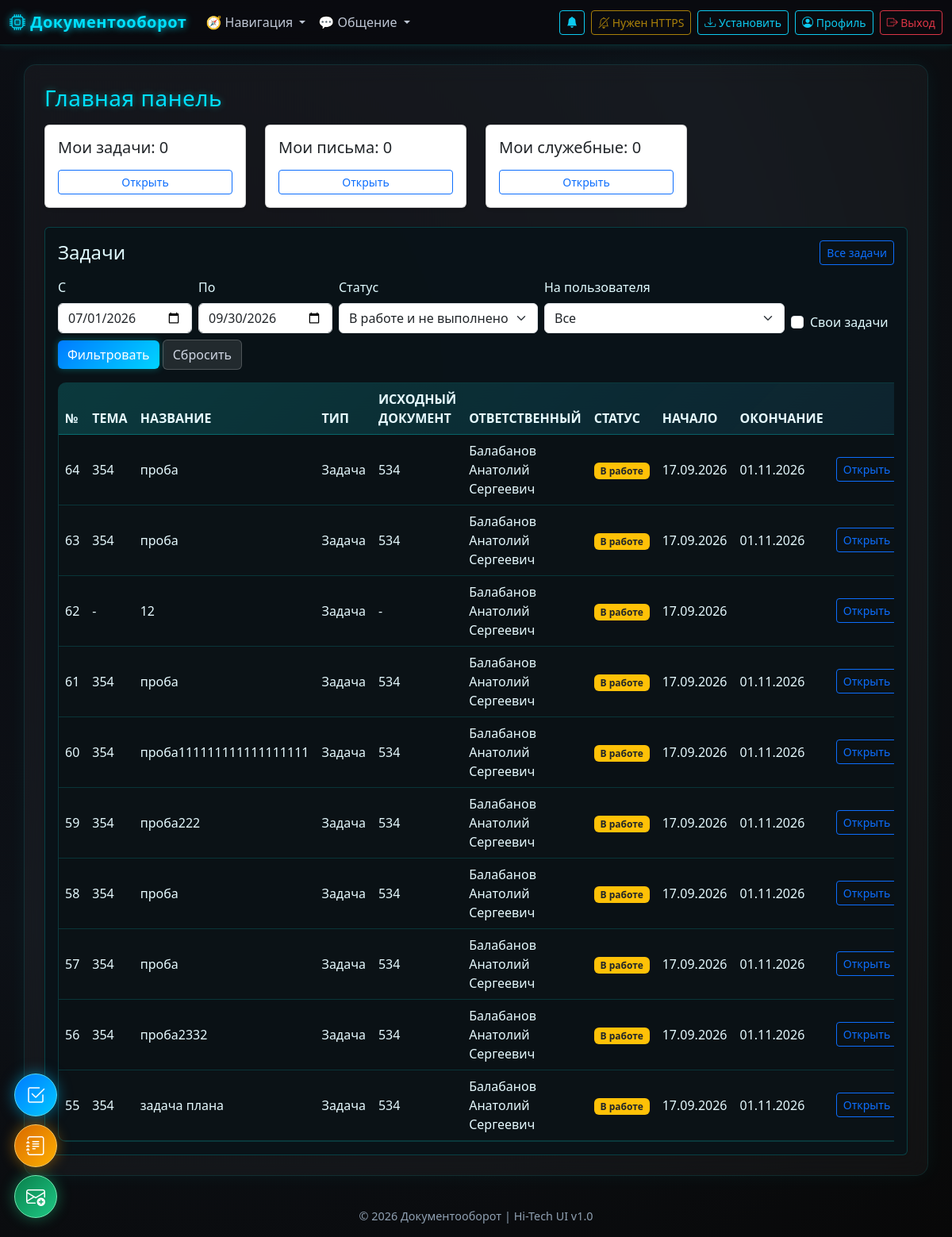
The app's page /dashboard (signed in) with its own data.
### models.py (models this page shows, shortened)
class Activity(db.Model):
    __tablename__ = "activities"
    id = db.Column(db.Integer, primary_key=True)
    type_id = db.Column(db.Integer, db.ForeignKey("activity_types.id"), nullable=True)
    type = db.relationship("ActivityType")
    owner_id = db.Column(db.Integer, db.ForeignKey("users.id"), nullable=False)
    owner = db.relationship("User", foreign_keys=[owner_id], backref="activities")
    created_by_id = db.Column(db.Integer, db.ForeignKey("users.id"))
    created_by = db.relationship("User", foreign_keys=[created_by_id])
    title = db.Column(db.String(255), nullable=False)
    description = db.Column(db.Text)
    start_date = db.Column(db.DateTime, default=dt.datetime.utcnow)
    end_date = db.Column(db.DateTime)
    status = db.Column(db.String(32), default="open")
    priority = db.Column(db.Integer, nullable=False, default=3)
    plan_id = db.Column(db.Integer, db.ForeignKey("plans.id"))
    approved_by_id = db.Column(db.Integer, db.ForeignKey("users.id"))
    approved_by = db.relationship("User", foreign_keys=[approved_by_id])
    approved_at = db.Column(db.DateTime)
    approve_comment = db.Column(db.Text)
    direction = db.Column(db.String(255))  # Направление (можно выбрать из datalist)
    outgoing_document = db.Column(db.String(255))
    assigned_department_id = db.Column(db.Integer, db.ForeignKey("departments.id"))
    assigned_department = db.relationship("Department", foreign_keys=[assigned_department_id])
    decision = db.Column(db.Text)  # Решение по активности
    status_comment = db.Column(db.Text)
    postponed_to = db.Column(db.DateTime)
    archived_at = db.Column(db.DateTime)
    archived_by_id = db.Column(db.Integer, db.ForeignKey("users.id"))
    extra_values = db.Column(db.JSON)  # JSON с добавочными значениями
    source_letter_id = db.Column(db.Integer, db.ForeignKey("letters.id"))
    source_letter = db.relationship("Letter", foreign_keys=[source_letter_id])
    completion_memo_id = db.Column(db.Integer, db.ForeignKey("letters.id"))
    completion_memo = db.relationship("Letter", foreign_keys=[completion_memo_id])
    letters = db.relationship(
        "Letter",
        secondary=LetterActivityLink,
        back_populates="activities"
    )
    logs = db.relationship(
        "ActivityLog",
        backref="activity",
        cascade="all, delete-orphan",
        lazy="joined"
    )

class ActivityType(db.Model):
    __tablename__ = "activity_types"
    id = db.Column(db.Integer, primary_key=True)
    name = db.Column(db.String(200), unique=True, nullable=False)

class User(UserMixin, db.Model):
    __tablename__ = "users"
    id = db.Column(db.Integer, primary_key=True)
    full_name = db.Column(db.String(255), nullable=False)
    username = db.Column(db.String(120), unique=True, nullable=False)
    password_enc = db.Column(db.Text, nullable=False)
    role = db.Column(db.String(20), nullable=False, default="worker")
    department_id = db.Column(db.Integer, db.ForeignKey("departments.id"))
    is_approved = db.Column(db.Boolean, default=False, nullable=False)
    created_at = db.Column(db.DateTime, default=dt.datetime.utcnow)
    department = db.relationship("Department", backref="users")

### app.py (the view)
@app.get("/dashboard")
@login_required
def dashboard():
    from datetime import date, datetime, timedelta
    normalize_activity_statuses()
    my_acts = Activity.query.filter_by(owner_id=current_user.id).count()
    memo_source_id = ensure_memo_source()
    my_letters = (
        Letter.query
        .filter(
            Letter.author_id == current_user.id,
            Letter.archived_at.is_(None),
            or_(Letter.source_id.is_(None), Letter.source_id != memo_source_id),
        )
        .count()
    )
    my_memos = (
        Letter.query
        .filter(
            Letter.author_id == current_user.id,
            Letter.archived_at.is_(None),
            Letter.source_id == memo_source_id,
        )
        .count()
    )
    pending_approval = 0
    if current_user.role in ("manager", "admin", "superadmin", "deputy"):
        pending_approval = Activity.query.filter_by(status="done").count()
    today = date.today()
    quarter_start_month = ((today.month - 1) // 3) * 3 + 1
    first_day = date(today.year, quarter_start_month, 1)
    if quarter_start_month == 10:
        next_quarter = date(today.year + 1, 1, 1)
    else:
        next_quarter = date(today.year, quarter_start_month + 3, 1)
    last_day = next_quarter - timedelta(days=1)
    start_str = request.args.get("date_from", first_day.strftime("%Y-%m-%d"))
    end_str = request.args.get("date_to", last_day.strftime("%Y-%m-%d"))
    my_only = request.args.get("my_only") == "1"
    owner_id = request.args.get("owner_id", "").strip()
    selected_status = request.args.get("status", "active_and_not_done").strip() or "active_and_not_done"
    try:
        date_from = datetime.strptime(start_str, "%Y-%m-%d")
        date_to = datetime.combine(datetime.strptime(end_str, "%Y-%m-%d").date(), datetime.max.time())
    except ValueError:
        date_from = datetime.combine(first_day, datetime.min.time())
        date_to = datetime.combine(last_day, datetime.max.time())
    tasks_query = Activity.query.options(
        joinedload(Activity.type),
        joinedload(Activity.owner),
    ).filter(
        Activity.start_date >= date_from,
        Activity.start_date <= date_to,
    ).order_by(
        Activity.start_date.desc(),
        Activity.id.desc(),
    )
    if selected_status not in {value for value, _label in ACTIVITY_STATUS_FILTERS}:
        selected_status = "active_and_not_done"
    tasks_query = apply_activity_status_filter(tasks_query, selected_status)
    privileged_roles = ("admin", "manager", "superadmin", "deputy")
    filter_users = []
    if current_user.role in privileged_roles:
        if my_only:
            tasks_query = tasks_query.filter(Activity.owner_id == current_user.id)
        elif owner_id:
            try:
                tasks_query = tasks_query.filter(Activity.owner_id == int(owner_id))
            except ValueError:
                pass
        filter_users = User.query.filter_by(is_approved=True).order_by(User.full_name).all()
        dashboard_tasks = tasks_query.limit(10).all()
    else:
        dashboard_tasks = tasks_query.filter(Activity.owner_id == current_user.id).limit(10).all()
    return render_template(
        "dashboard.html",
        title="Главная",
        my_acts=my_acts,
        my_letters=my_letters,
        my_memos=my_memos,
        pending_approval=pending_approval,
        dashboard_tasks=dashboard_tasks,
        date_from=start_str,
        date_to=end_str,
        my_only=my_only,
        owner_id=owner_id,
        selected_status=selected_status,
        status_filters=ACTIVITY_STATUS_FILTERS,
        filter_users=filter_users,
        get_status_meta=get_activity_status_meta,
    )

### app.py (called while the page is built, shortened)
def ensure_memo_source() -> int:
    source = LetterSource.query.filter_by(name="Служебная записка").first()
    if source:
        return source.id
    source = LetterSource(name="Служебная записка")
    db.session.add(source)
    db.session.commit()
    return source.id

def apply_activity_status_filter(query, selected_status):
    if selected_status == "active_and_not_done":
        return query.filter(Activity.status.in_(("open", "in_progress", "not_done")))

def get_activity_status_meta(status: str) -> dict:
    return ACTIVITY_STATUS_META.get(status, {"label": status or "-", "class": "bg-secondary", "style": ""})

@app.context_processor
def inject_template_helpers():
    deps = []
    try:
        deps = Department.query.order_by(Department.name).all()
    except Exception:
        deps = []
    return {
        "get_status_meta": get_activity_status_meta,
        "get_priority_meta": get_activity_priority_meta,
        "deps": deps,
    }

def normalize_activity_statuses():
    today_start = dt.datetime.combine(dt.date.today(), dt.time.min)
    changed = (
        Activity.query
        .filter(Activity.end_date.isnot(None))
        .filter(Activity.end_date < today_start)
        .filter(Activity.status.in_(["open", "in_progress", "postponed"]))
        .update({"status": "not_done"}, synchronize_session=False)
    )
    if changed:
        db.session.commit()

@login_manager.user_loader
def load_user(user_id):
    if str(user_id) == "-1":
        return SuperAdmin()
    return User.query.get(int(user_id))

@app.context_processor
def inject_now():
    from datetime import datetime
    return {'now': datetime.now}

@app.context_processor
def inject_template_helpers():
    return {
        "has_endpoint": lambda endpoint: endpoint in app.view_functions,
    }

### templates/dashboard.html (shortened to what this page needs)
{% extends 'layout.html' %}
{% block content %}
<h3>Главная панель</h3>
<div class="row mt-3">
  <div class="col-md-3">
    <div class="card shadow-sm p-3">
      <h5>Мои задачи: {{ my_acts }}</h5>
      <a href="{{ url_for('activities_page') }}" class="btn btn-outline-primary btn-sm mt-2">Открыть</a>
    </div>
  </div>
  <div class="col-md-3">
    <div class="card shadow-sm p-3">
      <h5>Мои письма: {{ my_letters }}</h5>
      <a href="{{ url_for('letters_page') }}" class="btn btn-outline-primary btn-sm mt-2">Открыть</a>
    </div>
  </div>
  <div class="col-md-3">
    <div class="card shadow-sm p-3">
      <h5>Мои служебные: {{ my_memos }}</h5>
      <a href="{{ url_for('memos_page') }}" class="btn btn-outline-primary btn-sm mt-2">Открыть</a>
    </div>
  </div>
</div>
<div class="card shadow-sm mt-4" style="background: rgba(10, 20, 25, 0.95); color: #e0faff; border: 1px solid rgba(0, 255, 255, 0.2); box-shadow: 0 0 25px rgba(0, 255, 255, 0.25);">
  <div class="card-body">
    <div class="d-flex justify-content-between align-items-center mb-3 flex-wrap gap-2">
      <h4 class="mb-0">Задачи</h4>
      <a href="{{ url_for('activities_page') }}" class="btn btn-sm btn-outline-primary">Все задачи</a>
    </div>
    <form method="get" class="row g-2 align-items-end mb-3">
      <div class="col-auto">
        <label for="dashboard_date_from" class="form-label">С</label>
        <input type="date" id="dashboard_date_from" name="date_from" class="form-control" value="{{ date_from }}">
      </div>
      <div class="col-auto">
        <label for="dashboard_date_to" class="form-label">По</label>
        <input type="date" id="dashboard_date_to" name="date_to" class="form-control" value="{{ date_to }}">
      </div>
      <div class="col-auto">
        <label for="dashboard_status" class="form-label">Статус</label>
        <select id="dashboard_status" name="status" class="form-select">
          {% for code, label in status_filters %}
          <option value="{{ code }}" {% if selected_status == code %}selected{% endif %}>{{ label }}</option>
          {% endfor %}
        </select>
      </div>
      {% if filter_users %}
      <div class="col-auto">
        <label for="dashboard_owner_id" class="form-label">На пользователя</label>
        <select id="dashboard_owner_id" name="owner_id" class="form-select" {% if my_only %}disabled{% endif %}>
          <option value="">Все</option>
        </select>
      </div>
      <div class="col-auto">
        <div class="form-check mt-4 pt-2">
          <input class="form-check-input" type="checkbox" value="1" id="dashboard_my_only" name="my_only" {% if my_only %}checked{% endif %}>
          <label class="form-check-label" for="dashboard_my_only">Свои задачи</label>
        </div>
      </div>
      {% endif %}
      <div class="col-auto">
        <button type="submit" class="btn btn-primary">Фильтровать</button>
        <a href="{{ url_for('dashboard') }}" class="btn btn-secondary">Сбросить</a>
      </div>
    </form>
    {% if dashboard_tasks %}
    <div class="table-responsive">
      <table class="table table-striped align-middle shadow-sm mb-0">
        <thead class="table-dark">
          <tr>
            <th>№</th>
            <th>Тема</th>
            <th>Название</th>
            <th>Тип</th>
            <th>Исходный документ</th>
            <th>Ответственный</th>
            <th>Статус</th>
            <th>Начало</th>
            <th>Окончание</th>
            <th></th>
          </tr>
        </thead>
        <tbody>
          {% for task in dashboard_tasks %}
          {% set meta = get_status_meta(task.status) %}
          <tr>
            <td>{{ task.id }}</td>
            <td>{{ task.direction or '-' }}</td>
            <td>{{ task.title }}</td>
            <td>{{ task.type.name if task.type else '-' }}</td>
            <td>{{ task.outgoing_document or '-' }}</td>
            <td>{% if task.owner_id == -1 %}Суперадминистратор{% else %}{{ task.owner.full_name if task.owner else '-' }}{% endif %}</td>
            <td>
              <span class="badge {{ meta.class }}" {% if meta.style %}style="{{ meta.style }}"{% endif %}>{{ meta.label }}</span>
            </td>
            <td>{{ task.start_date.strftime('%d.%m.%Y') if task.start_date else '' }}</td>
            <td>{{ task.end_date.strftime('%d.%m.%Y') if task.end_date else '' }}</td>
            <td class="text-nowrap">
              <a href="{{ url_for('activity_view', activity_id=task.id) }}" class="btn btn-sm btn-outline-primary">Открыть</a>
            </td>
          </tr>
          {% endfor %}
        </tbody>
      </table>
    </div>
    {% else %}
    <p class="text-muted mb-0">Задач пока нет.</p>
    {% endif %}
  </div>
</div>
{% endblock %}

### templates/layout.html (style rules this page uses)
body { background: radial-gradient(circle at 20% 30%, #0a0a0f, #0d1117, #080808); color: #e5e5e5; font-family: "Segoe UI", "Roboto", sans-serif; min-height: 100vh; }
input, textarea, select, option { font-family: "Segoe UI", "Roboto", sans-serif !important; }
h3, h2, h1 { color: #00e0ff; text-shadow: 0 0 8px rgba(0, 255, 255, 0.4); letter-spacing: 0.5px; }
.btn-primary { background: linear-gradient(135deg, #007bff, #00d4ff); border: none; box-shadow: 0 0 10px rgba(0, 255, 255, 0.3); }
.btn-secondary { background: rgba(255, 255, 255, 0.1); color: #cfd6e3; border: 1px solid rgba(255, 255, 255, 0.2); }
table { color: #e5e5e5; }
thead { background: rgba(0, 255, 255, 0.08); color: #00e0ff; border-bottom: 2px solid rgba(0, 255, 255, 0.15); }
a { color: #00e0ff; text-decoration: none; }
.table { color: #e6faff !important; background: rgba(255, 255, 255, 0.02) !important; border-collapse: separate !important; border-spacing: 0; border: 1px solid rgba(0, 255, 255, 0.15) !important; box-shadow: 0 0 20px rgba(0, 255, 255, 0.05); border-radius: 10px; overflow: hidden; }
.table thead { background: linear-gradient(135deg, rgba(0,255,255,0.15), rgba(0,180,255,0.08)) !important; color: #00e0ff !important; font-weight: 600; text-transform: uppercase; border-bottom: 2px solid rgba(0, 255, 255, 0.25) !important; }
.table tbody { background: rgba(0, 0, 0, 0.2) !important; }
.table td, .table th { color: #e6faff !important; background: transparent !important; }

### records on screen
Activity: id "64", direction "354", title "проба", type "Задача", outgoing_document "534", owner "Балабанов Анатолий Сергеевич", label "В работе", start_date "17.09.2026", end_date "01.11.2026"
Activity: id "63", direction "354", title "проба", type "Задача", outgoing_document "534", owner "Балабанов Анатолий Сергеевич", label "В работе", start_date "17.09.2026", end_date "01.11.2026"
Activity: id "62", direction "-", title "12", type "Задача", outgoing_document "-", owner "Балабанов Анатолий Сергеевич", label "В работе", start_date "17.09.2026"
Activity: id "61", direction "354", title "проба", type "Задача", outgoing_document "534", owner "Балабанов Анатолий Сергеевич", label "В работе", start_date "17.09.2026", end_date "01.11.2026"
Activity: id "60", direction "354", title "проба111111111111111111", type "Задача", outgoing_document "534", owner "Балабанов Анатолий Сергеевич", label "В работе", start_date "17.09.2026", end_date "01.11.2026"
Activity: id "59", direction "354", title "проба222", type "Задача", outgoing_document "534", owner "Балабанов Анатолий Сергеевич", label "В работе", start_date "17.09.2026", end_date "01.11.2026"
Activity: id "58", direction "354", title "проба", type "Задача", outgoing_document "534", owner "Балабанов Анатолий Сергеевич", label "В работе", start_date "17.09.2026", end_date "01.11.2026"
Activity: id "57", direction "354", title "проба", type "Задача", outgoing_document "534", owner "Балабанов Анатолий Сергеевич", label "В работе", start_date "17.09.2026", end_date "01.11.2026"
Activity: id "56", direction "354", title "проба2332", type "Задача", outgoing_document "534", owner "Балабанов Анатолий Сергеевич", label "В работе", start_date "17.09.2026", end_date "01.11.2026"
Activity: id "55", direction "354", title "задача плана", type "Задача", outgoing_document "534", owner "Балабанов Анатолий Сергеевич", label "В работе", start_date "17.09.2026", end_date "01.11.2026"

### other values on screen
{{ my_acts }} "0"
{{ my_letters }} "0"
{{ my_memos }} "0"
form field status "В работе и не выполнено"
